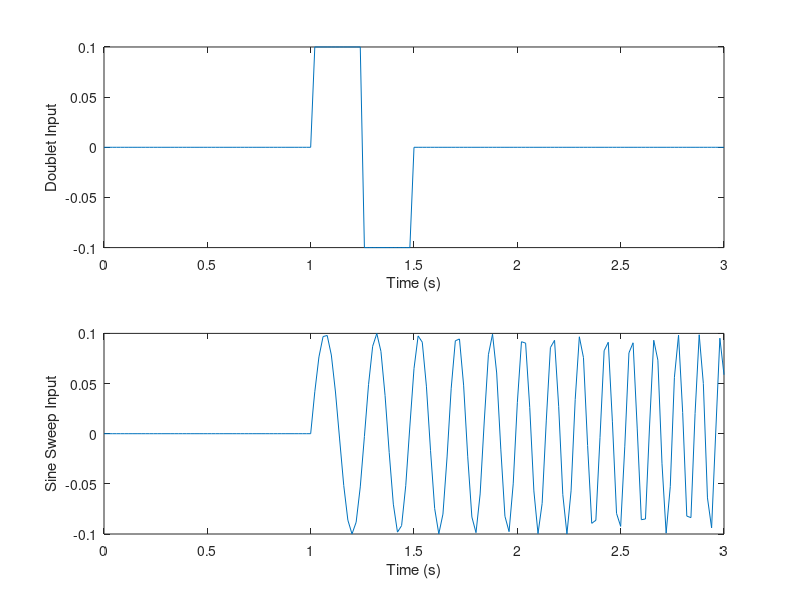

MATLAB code to generate this figure:
% Define the time vector
t_final = 3; % Total duration of the signal
sample_rate = 50;
dt = 1/sample_rate; % Time step
time = 0:dt:t_final; % Time vector
tinit = 1;   %doublet initialized at this time

% Define the magnitude and duration
doublet_magnitude = 0.1; % Magnitude of the doublet input
doublet_duration = 0.5; % Duration of the doublet input
sine_magnitude = 0.1; % Magnitude of the sine sweep input
f_start = 0.1; % Starting frequency
f_end = 10; % Ending frequency

% Generate the doublet input
doublet = zeros(1, length(time)); % initialize output signal

for i=1:length(time)
    if (time(i)>tinit & time(i)<tinit+doublet_duration)
        if (time(i)<tinit+doublet_duration/2)
            doublet(i) = doublet_magnitude;
        elseif (time(i)==tinit+doublet_duration/2)
            doublet(i) = 0;
        else
            doublet(i) = -doublet_magnitude;
        end
    end
end

% Generate the sine sweep input
sine_sweep = zeros(1, length(time)); % initialize output signal
for i=1:length(time)
    if (time(i)>tinit)
        sine_sweep(i) = sine_magnitude * chirp(time(i),f_start,t_final,f_end);
    end
end

% Plot the inputs
figure;
subplot(2,1,1);
plot(time,doublet);
xlabel('Time (s)');
ylabel('Doublet Input');

subplot(2,1,2);
plot(time,sine_sweep);
xlabel('Time (s)');
ylabel('Sine Sweep Input');

% Save the inputs as .mat files
% save('doublet_phugoid_t.mat','time','doublet');
% save('sine_sweep_phugoid_t.mat','time','sine_sweep');
% save('time_phugoid.mat','time','time');

save('doublet_short.mat','time','doublet');
save('sine_sweep_short.mat','time','sine_sweep');
save('time_short.mat','time','time');
